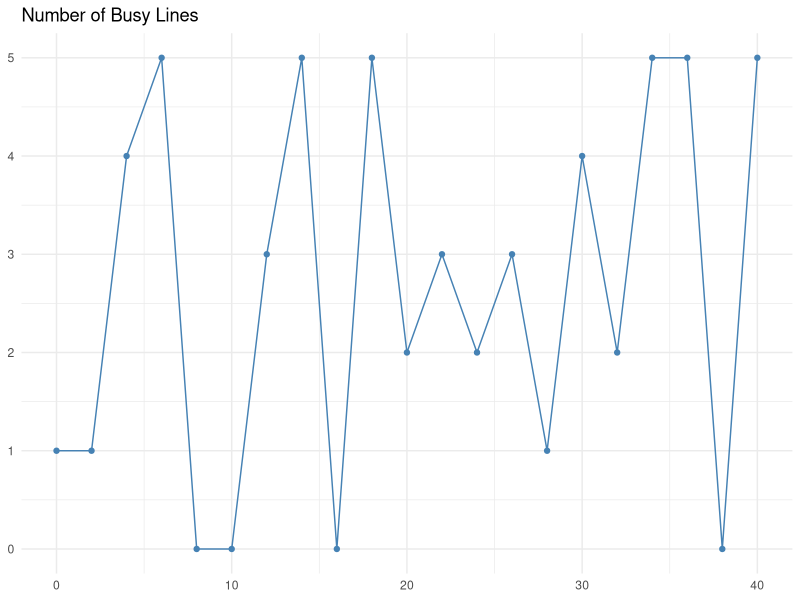
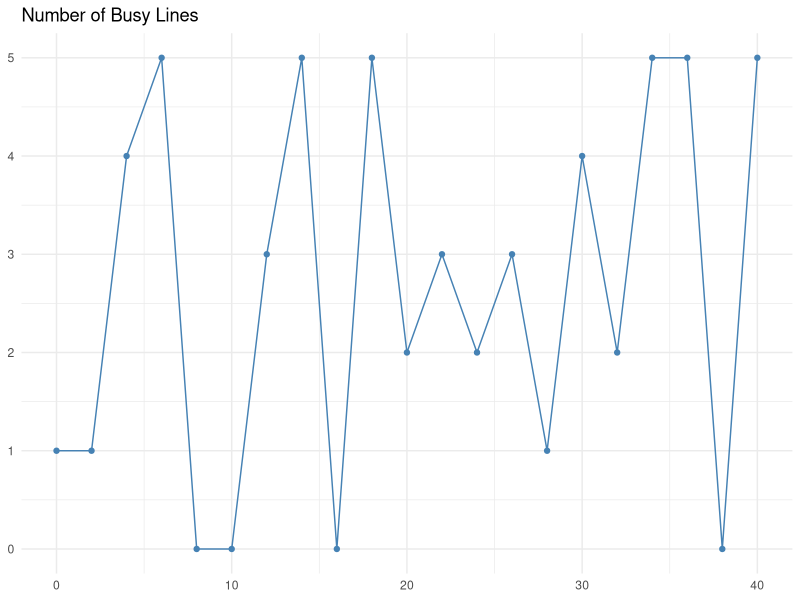

Write R code to recreate these figures, in order.
library(ggplot2)
df <- data.frame(time = seq(0, 40, by = 2),
                                     lines_busy = c(1,1,4,5,0,0,3,5,0,5,2,3,2,3,1,4,2,5,5,0,5))
ggplot(df, aes(x = time, y = lines_busy)) +
      geom_line(color = "steelblue") + geom_point(color = "steelblue") +
      # geom_text(aes(label = lines_busy), vjust = -1) +
      labs(title = "Number of Busy Lines", x = NULL, y = NULL) +
      theme_minimal()
ggsave("busy-lines.pdf", width = 8, height = 4)
